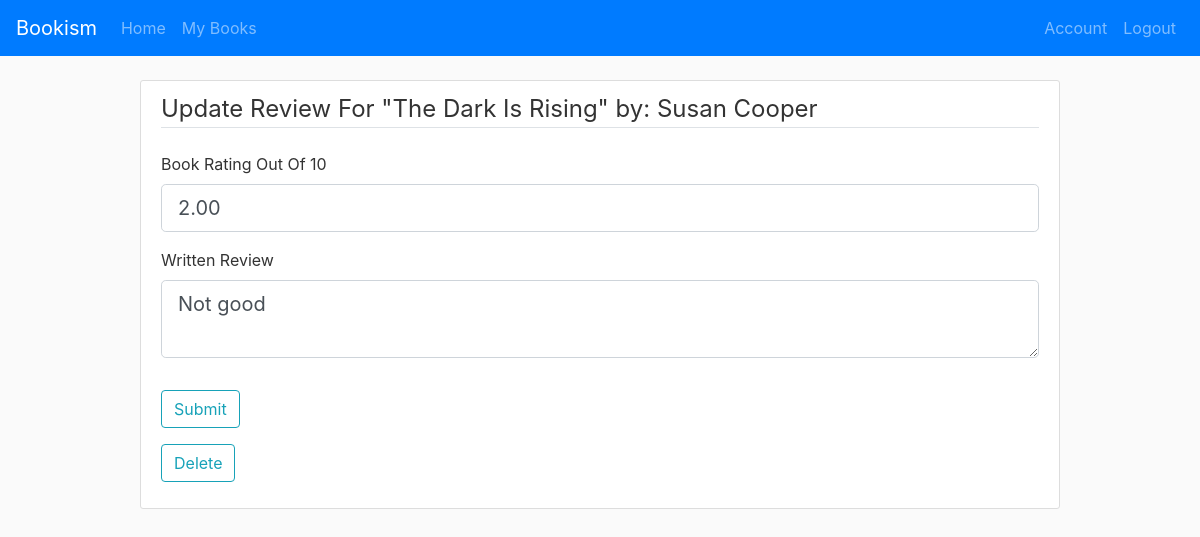
Page /review/2 (signed in) on the earlier database version.
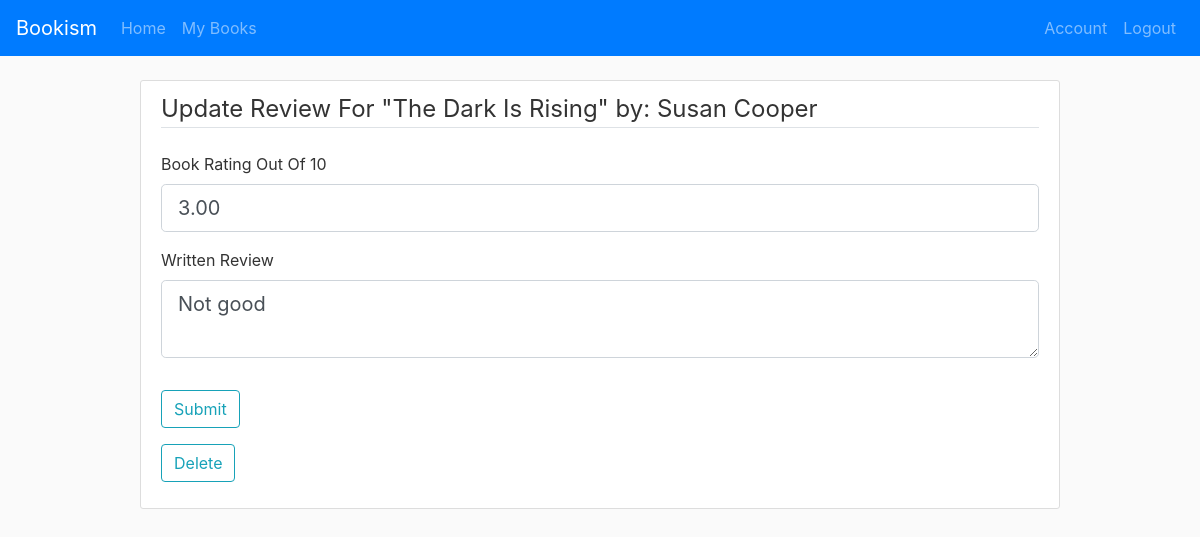
Same page on the later database version.
### project1/models.py (models this page shows)
class Book(db.Model):
    id = db.Column(db.Integer, primary_key=True)
    isbn = db.Column(db.String(25), nullable=False)
    title = db.Column(db.String(50), nullable=False)
    author = db.Column(db.String(25), nullable=False)
    year = db.Column(db.Integer, nullable=False)
    count_ratings = db.Column(db.Integer)
    overall_rating = db.Column(db.Float)
    image_file = db.Column(db.String(20), nullable=False, default='default.jpg')
    reviews = db.relationship("Review", back_populates="books")

class Review(db.Model):
    book_id = db.Column(db.String(25), db.ForeignKey('book.id'), primary_key = True)
    user_id = db.Column(db.Integer, db.ForeignKey('user.id'), primary_key = True)
    username = db.Column(db.String(25), nullable=False)
    bookname = db.Column(db.String(50), nullable=False)
    review = db.Column(db.Text)
    rating = db.Column(db.Float)
    books = db.relationship("Book", back_populates="reviews")
    users = db.relationship("User", back_populates="reviews")

### project1/routes.py (the view, shortened to what this page needs)
@app.route('/review/<int:id>', methods=['GET', 'POST'])
@login_required
def review(id):
    form = ReviewForm()            # Create the form
    book = Book.query.get(int(id)) # Get the book from the database
    r = Review.query.filter_by(book_id=id, user_id=current_user.id).first()
    heading = "New" # Used as aheading in the HTML
    if book is None:  # Check that the book exists
        flash('That Book ID Is Invalid', 'info')
        redirect(url_for('index'))
    if r:
        form.review.data = r.review
        form.rating.data = r.rating
        heading = "Update"
    if form.delete.data and r:
        db.session.delete(r)
        db.session.commit()
        flash(f'Your Review Was Successfully Deleted', 'success')
        return redirect(url_for('users', id=current_user.id))
    return render_template('review.html', heading=heading, form=form, book=book)

### project1/forms.py
class ReviewForm(FlaskForm):
    rating =  DecimalField('Book Rating Out Of 10',
        validators=([DataRequired(), NumberRange(min=0, max=10)]))
    review = TextAreaField('Written Review')
    submit = SubmitField('Submit')
    delete = SubmitField('Delete')

### project1/models.py (called while the page is built)
@login_manager.user_loader
def load_user(user_id):
    return User.query.get(int(user_id))

### project1/templates/review.html (shortened to what this page needs)
{% extends "index.html" %}
{% block body %}
<div class="content-section">
  <form action="" method="post">
    <fieldset class="form-group">
      <legend class="border-bottom mb-4">{{ heading }}  Review  For  "{{ book.title }}"   by:  {{ book.author }}</legend>
      <div class="form-group">
        {{ form.rating.label(class="form-control-label") }}
        {% if form.rating.errors %}
          {{ form.rating(class="form-control form-control-lg is-invalid") }}
          <div class="invalid-feedback">
            {% for error in form.rating.errors %}
              <span>{{ error }}</span>
            {% endfor %}
          </div>
        {% else %}
          {{ form.rating(class="form-control form-control-lg") }}
        {% endif %}
      </div>
      <div class="form-group">
        {{ form.review.label(class="form-control-label") }}
        {% if form.review.errors %}
          {{ form.review(class="form-control form-control-lg is-invalid") }}
          <div class="invalid-feedback">
            {% for error in form.review.errors %}
              <span>{{ error }}</span>
            {% endfor %}
          </div>
        {% else %}
          {{ form.review(class="form-control form-control-lg") }}
        {% endif %}
      </div>
    </fieldset>
    <div class="form-group">
      {{ form.submit(class="btn btn-outline-info") }}
    </div>
    <div class="form-group" width="200">
      {{ form.delete(class="btn btn-outline-info") }}
    </div>
  </form>
</div>
{% endblock %}

### project1/templates/index.html (shortened to what this page needs)
<!DOCTYPE html>
<html>
  <head>
    <link rel="stylesheet" href="https://stackpath.bootstrapcdn.com/bootstrap/4.5.0/css/bootstrap.min.css"
>
    <link rel="stylesheet" type="text/css" href="{{ url_for('static', filename='main.css') }}">
  </head>
  <body>
    <nav class="navbar navbar-expand-lg navbar-dark bg-primary fixed-top">
      <a class="navbar-brand" href="/">Bookism</a>
      <div class="collapse navbar-collapse" id="navbarNav">
        <ul class="navbar-nav">
          <li class="nav-item">
            <a class="nav-link" href="{{ url_for('index') }}">Home</a>
          </li>
          <li class="nav-item">
            <a class="nav-link" href="{{ url_for('users', id=current_user.id) }}">My Books</a>
          </li>
        </ul>
      </div>
      <div class="navbar-nav">
        {% if current_user.is_authenticated %}
          <a class="nav-item nav-link" href="{{ url_for('profile') }}">Account</a>
          <a class="nav-item nav-link" href="{{ url_for('logout') }}">Logout</a>
        {% else %}
          <a class="nav-item nav-link" href="{{ url_for('login') }}">Login</a>
          <a class="nav-item nav-link" href="{{ url_for('register') }}">Register</a>
        {% endif %}
      </div>
    </nav>
    <main role="main" class="container">
      <div class="row justify-content-center">
        <div class="col-md-10">
          {% block body %}{% endblock %}
        </div>
      </div>
    </main>
  </body>
</html>

### project1/static/main.css (style rules this page uses)
body { background: #fafafa; color: #333333; margin-top: 5rem; }
.content-section { background: #ffffff; padding: 10px 20px; border: 1px solid #dddddd; border-radius: 3px; margin-bottom: 20px; }

Differences in the rows shown:
removed Review: rating "2.00", review "Not good"
added Review: rating "3.00", review "Not good"
